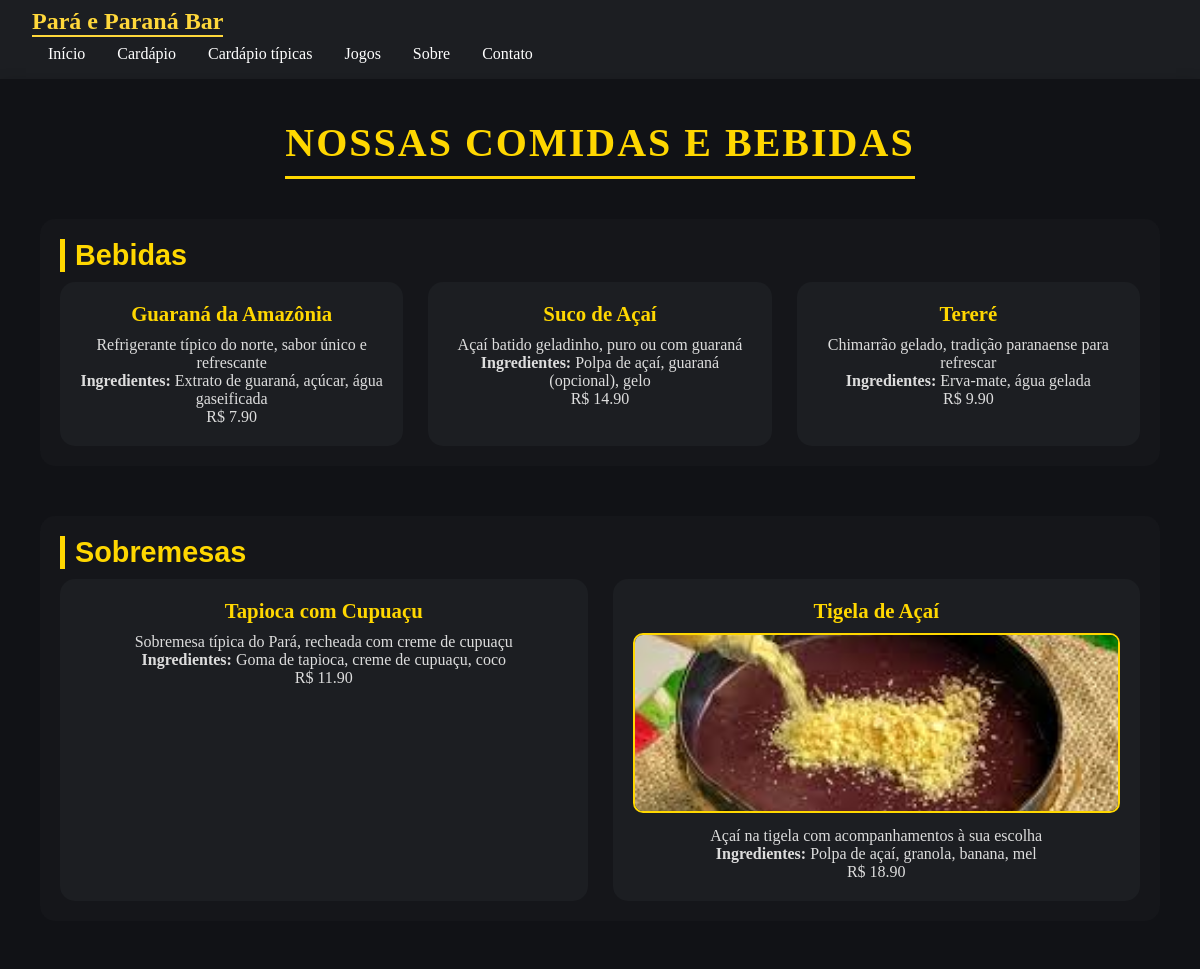
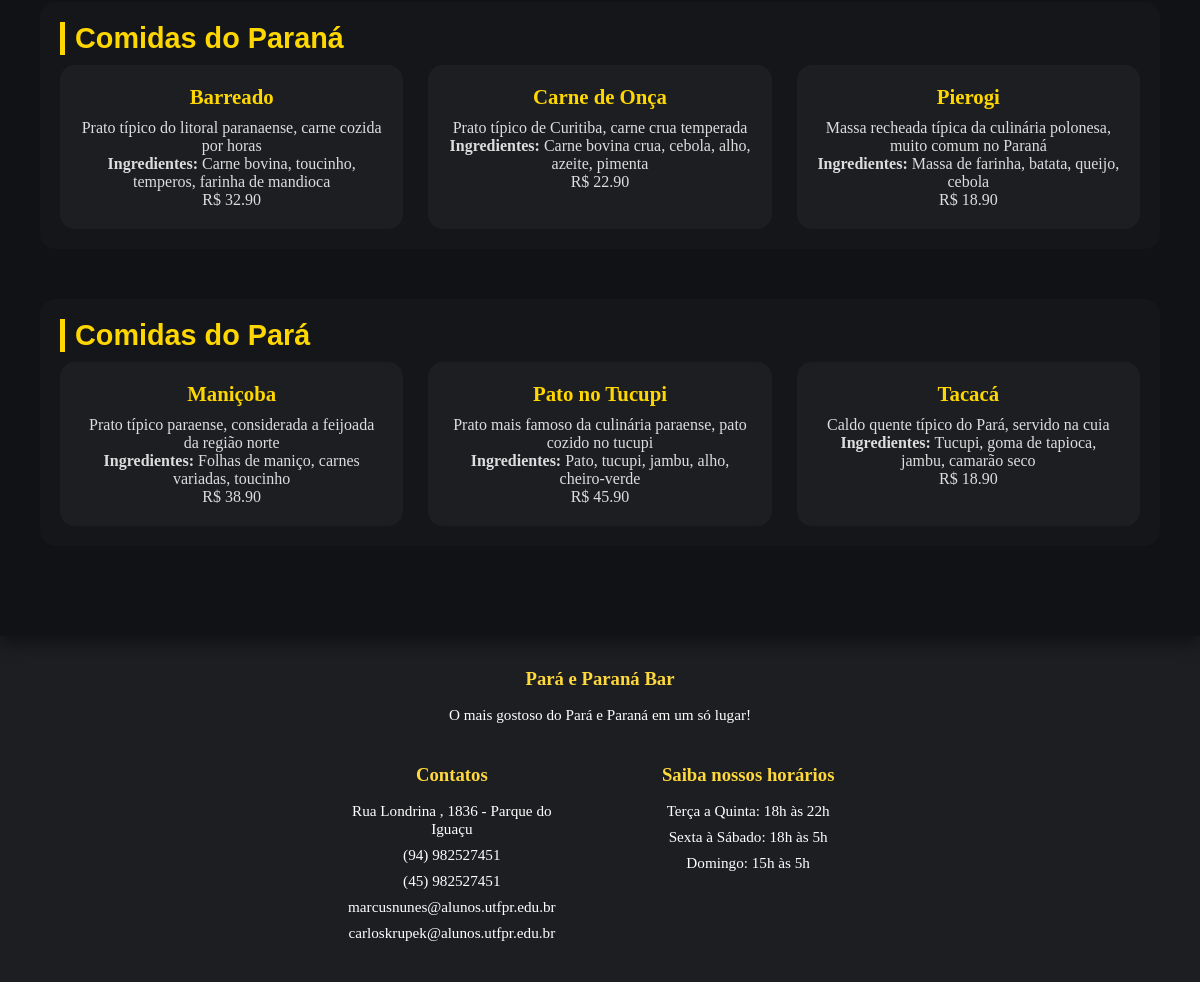
The page /sitebar/cardapio/tipicas/ on the database as committed earlier (2 pictures, top to bottom).
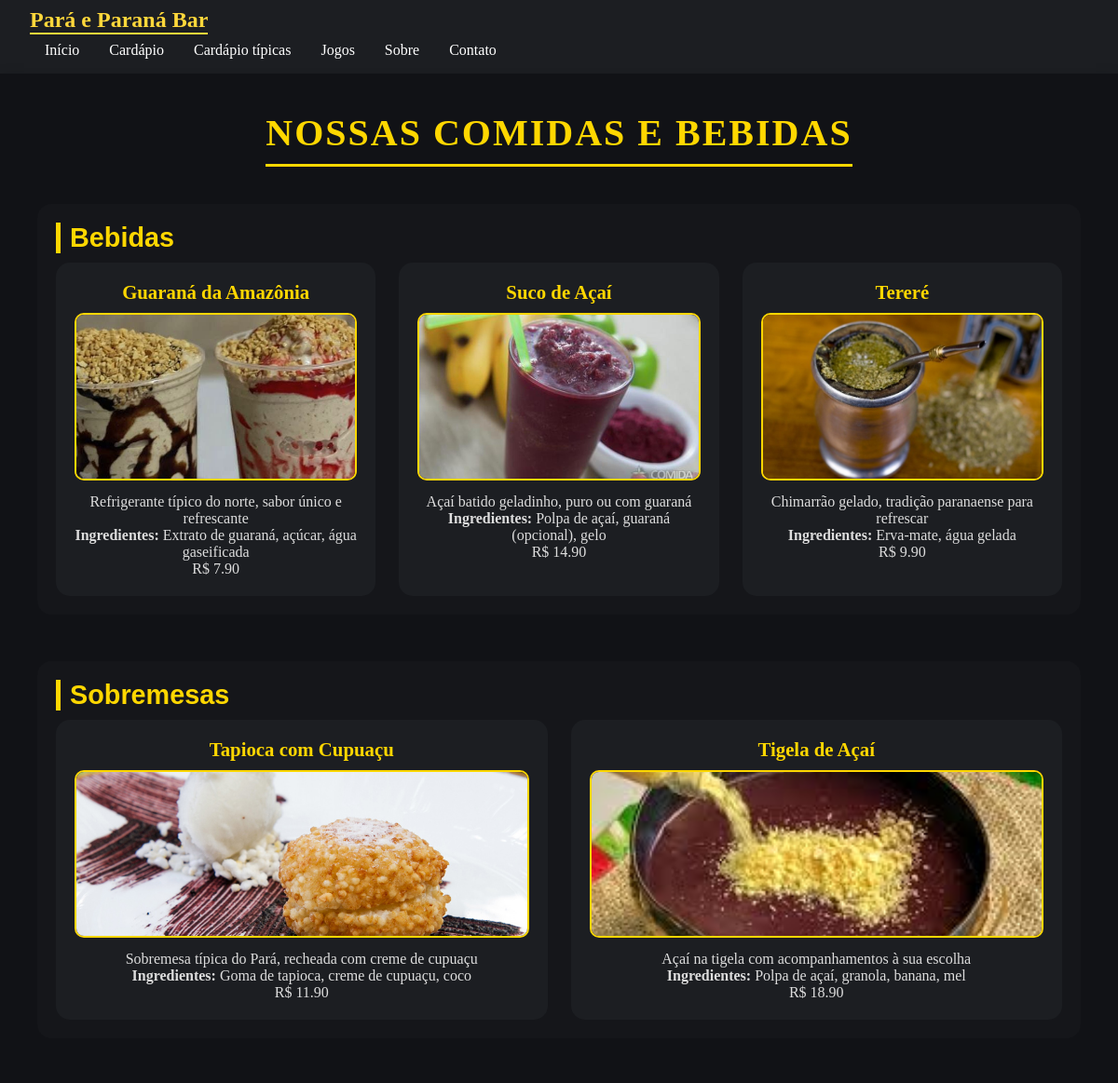
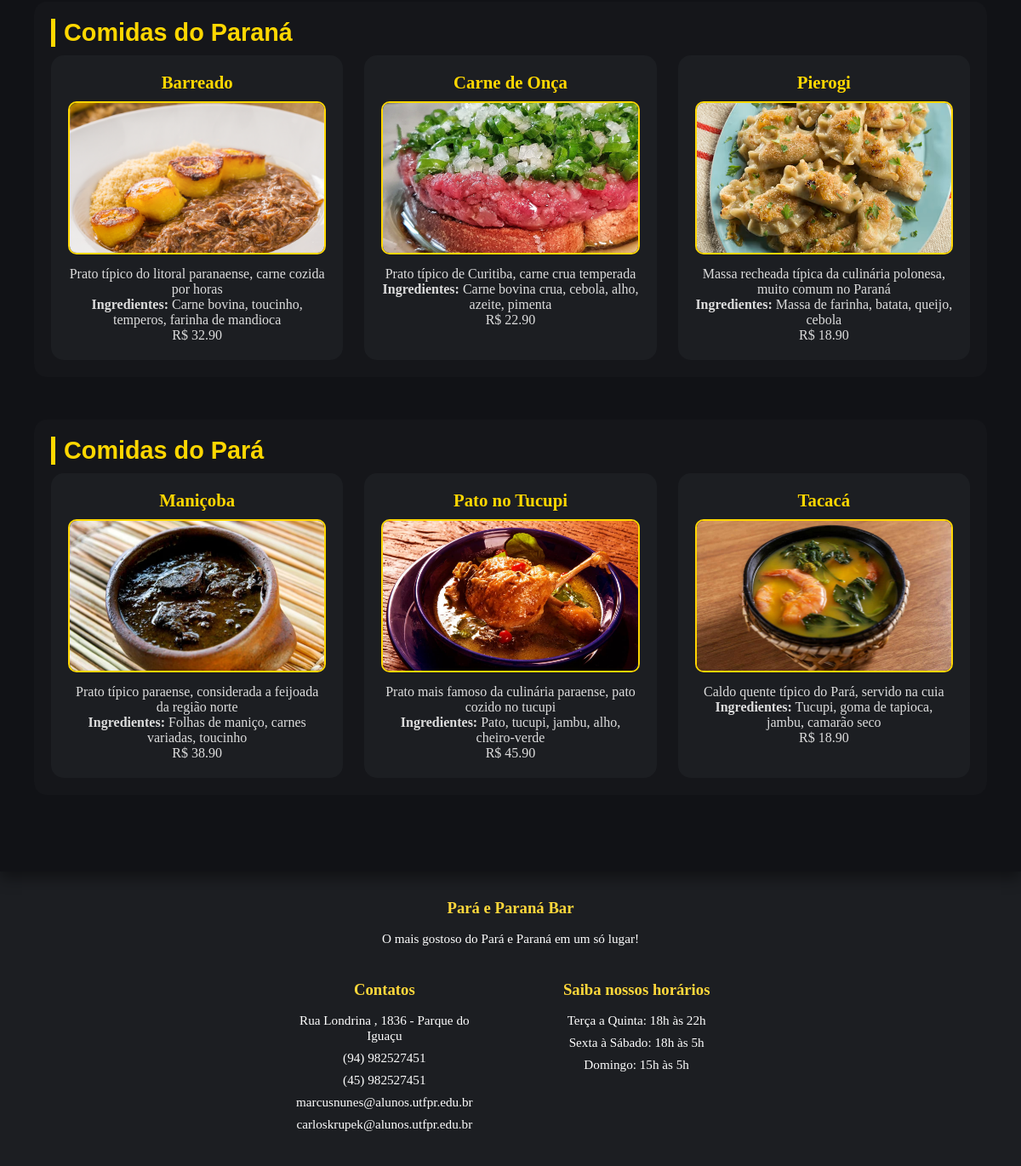
The same page on the database as committed later (2 pictures, top to bottom).
### sitebar/models.py (models this page shows, shortened)
class Categoria_prato(models.Model):
    nome_categoria = models.CharField(max_length=50)
    descricao_categoria = models.TextField(blank=True)

class Prato(models.Model):
    categoria = models.ForeignKey(Categoria_prato, on_delete=models.CASCADE, related_name='pratos')
    nome_prato = models.CharField(max_length=50)
    descricao_prato = models.TextField(blank=True)
    ingredientes_prato = models.TextField(blank=True)
    preco_prato = models.DecimalField(max_digits=6, decimal_places=2)
    imagem_prato = models.ImageField(upload_to='imagens/', blank=True, null=True)
    tipico = models.BooleanField(default=False)

### sitebar/views.py (the view)
# urls.py: path('cardapio/tipicas/', views.cardapio_tipica, name='cardapio_tipica'),
def cardapio_tipica(request):
    categorias = Categoria_prato.objects.filter(pratos__tipico=True).distinct()
    pratos = Prato.objects.order_by('categoria__nome_categoria', 'nome_prato')
    return render(request, 'sitebar/cardapio-tipicas.html', {
        'categorias': categorias,
        'pratos': pratos
    })

### sitebar/templates/sitebar/cardapio-tipicas.html (shortened to what this page needs)
<!DOCTYPE html>
{% load static %}
<html lang="pt-BR">
<head>
    <link rel="stylesheet" href={% static "estilo.css" %}>
</head>
<body>
    <header>
        <nav class="navbar">
            <div class="nav-container">
                <div class="logo">
                    <h1>Pará e Paraná Bar</h1>
                </div>
                <ul class="nav-menu">
                    <li><a href="{% url "index" %}">Início</a></li>
                    <li><a href="{% url "cardapio_comida" %}">Cardápio</a></li>
                    <li><a href="{% url "cardapio_tipica" %}">Cardápio típicas</a></li>
                    <li><a href="{% url "catalogo_jogo" %}">Jogos</a></li>
                    <li><a href="{% url "index" %}#sobre">Sobre</a></li>
                    <li><a href="{% url "index" %}#contato">Contato</a></li>
                </ul>
            </div>
        </nav>
    </header>
    <main>
        <div class="cardapio-container">
            <div class="cardapio-header">
                <h1>Nossas comidas e bebidas</h1>
            </div>
            {% for categoria in categorias %}
                <div class="cardapio-category">
                    <h2>{{ categoria.nome_categoria }}</h2>
                    <div class="cardapio-grid">
                        {% for prato in pratos %}
                            {% if prato.tipico == True %}
                                {% if prato.categoria == categoria %}
                                    <div class="cardapio-opcoes">
                                        <div class="cardapio-opcoes-content">
                                            <h3>{{ prato.nome_prato }}</h3>
                                            {% if prato.imagem_prato %}
                                            <div class="cardapio-opcoes-image">
                                                <img src="{{ prato.imagem_prato.url }}" alt="{{ prato.nome_prato }}">
                                            </div>
                                            {% endif %}
                                            <p>{{ prato.descricao_prato|default:"Sem descrição." }}</p>
                                            {% if prato.ingredientes_prato %}
                                            <p><strong>Ingredientes:</strong> {{ prato.ingredientes_prato }}</p>
                                            {% endif %}
                                            <p class="preco">R$ {{ prato.preco_prato }}</p>
                                        </div>
                                    </div>
                                {% endif %}
                            {% endif %}
                        {% endfor %}
                    </div>
                </div>
            {% endfor %}
        </div>
    </main>
    <footer id="contato" class="footer">
        <div class="footer-container">
            <div class="footer-content">
                <div class="footer-column">
                    <h3>Pará e Paraná Bar</h3>
                    <p>O mais gostoso do Pará e Paraná em um só lugar!</p>
                </div>
                 <div class="footer-bottom">
                    <div class="footer-column">
                        <h3>Contatos</h3>
                        <p>Rua Londrina , 1836 - Parque do Iguaçu</p>
                        <p>(94) 982527451</p>
                        <p>(45) 982527451</p>
                        <p>marcusnunes@alunos.utfpr.edu.br</p>
                        <p>carloskrupek@alunos.utfpr.edu.br</p>
                    </div>
                    <div class="footer-column">
                        <h3>Saiba nossos horários</h3>
                        <p>Terça a Quinta: 18h às 22h</p>
                        <p>Sexta à Sábado: 18h às 5h</p>
                        <p>Domingo: 15h às 5h</p>
                    </div>
                </div>
            </div>
        </div>
    </footer>
</body>
</html>

### sitebar/static/estilo.css (style rules this page uses)
* { margin: 0; padding: 0; box-sizing: border-box; }
header { background-color: #1C1E22; color: #fff; border: 1px; }
.navbar { display: flex; justify-content: space-between; align-items: center; padding: 0.5rem 2rem; }
.logo h1 { font-size: 1.5rem; color: #FFD83B; font-family: 'Playfair Display', serif; border-bottom: 2px solid #FFD83B; margin-right: 24rem; }
.nav-menu { list-style: none; gap: 1.5rem; }
.nav-menu li a { text-decoration: none; color: #fff; font-size: 1rem; padding: 0.5rem 1rem; transition: background-color 0.3s ease; border-radius: 1px; float: left; }
.cardapio-container { background-color: #111216; color: #ddd; padding: 40px; box-shadow: 0 8px 16px rgba(0, 0, 0, 0.4); position: relative; z-index: 2; }
.cardapio-header { text-align: center; margin-bottom: 40px; position: relative; }
.cardapio-header h1 { font-size: 2.5rem; color: #FFD700; text-transform: uppercase; letter-spacing: 2px; border-bottom: 3px solid #FFD700; display: inline-block; padding-bottom: 10px; }
.cardapio-category { margin-bottom: 50px; background-color: rgba(255, 255, 255, 0.014); padding: 20px; border-radius: 15px; transition: transform 0.3s ease, box-shadow 0.3s ease; }
.cardapio-category h2 { font-size: 1.8rem; color: #FFD700; border-left: 5px solid #FFD700; padding-left: 10px; margin-bottom: 10px; font-family: 'Orbitron', sans-serif; }
.cardapio-grid { display: grid; grid-template-columns: repeat(auto-fit, minmax(260px, 1fr)); gap: 25px; }
.cardapio-opcoes { background-color: #1c1e22; border-radius: 15px; overflow: hidden; transition: transform 0.3s ease, box-shadow 0.3s ease; }
.cardapio-opcoes-content { padding: 20px; text-align: center; }
.cardapio-opcoes-content h3 { font-size: 1.3rem; color: #FFD700; margin-bottom: 10px; }
.cardapio-opcoes-image img { width: 100%; height: 180px; object-fit: cover; border-radius: 10px; margin-bottom: 10px; border: 2px solid #FFD700; }
.footer { background-color: #1C1E22; color: #fff; padding: 2rem 1rem; }
.footer-container { max-width: 1200px; margin: 0 auto; }
.footer-content { display: flex; justify-content: space-between; flex-wrap: wrap; gap: 2rem; }
.footer-column { flex: 1; min-width: 250px; }
.footer-column h3 { margin-bottom: 1rem; color: #FFD83B; }
.footer-column p { margin-bottom: 0.5rem; font-size: 0.95rem; }
.footer-content { display: flex; flex-direction: column; align-items: center; gap: 2rem; }
.footer-content .footer-column:first-child { width: 100%; text-align: center; }
.footer-bottom { display: flex; justify-content: center; gap: 4rem; flex-wrap: wrap; }
.footer-bottom .footer-column { min-width: 220px; text-align: center; }

Rows that differ between the two databases and show on the page:
changed Prato "Guaraná da Amazônia": imagem_prato: picture added
changed Prato "Suco de Açaí": imagem_prato empty → "imagens/suco_acai.jpg" (drawn); imagem_prato: picture added
changed Prato "Tereré": imagem_prato empty → "imagens/terere.jpg" (drawn); imagem_prato: picture added
changed Prato "Tapioca com Cupuaçu": imagem_prato empty → "imagens/sonhotapioca.png" (drawn); imagem_prato: picture added
changed Prato "Barreado": imagem_prato empty → "imagens/barreado.png" (drawn); imagem_prato: picture added
changed Prato "Carne de Onça": imagem_prato empty → "imagens/carne_onca.png" (drawn); imagem_prato: picture added
changed Prato "Pierogi": imagem_prato empty → "imagens/pioregi.png" (drawn); imagem_prato: picture added
changed Prato "Maniçoba": imagem_prato empty → "imagens/manicoba.png" (drawn); imagem_prato: picture added
changed Prato "Pato no Tucupi": imagem_prato empty → "imagens/tucupi_pato.png" (drawn); imagem_prato: picture added
changed Prato "Tacacá": imagem_prato empty → "imagens/tacaca.png" (drawn); imagem_prato: picture added
